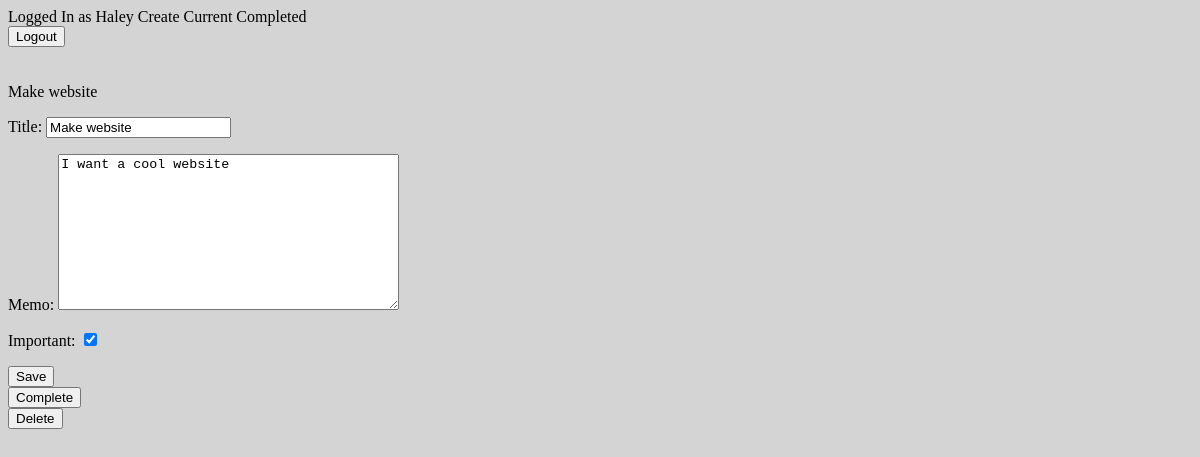
The app's page /todo/4 (signed in) with its own data.
### todo/models.py (models this page shows, shortened)
class Todo(models.Model):
    title = models.CharField(max_length=100)
    memo = models.TextField(blank=True)
    created = models.DateTimeField(auto_now_add=True)
    datecompleted = models.DateTimeField(null=True, blank=True)
    important = models.BooleanField(default=False)
    user = models.ForeignKey(User, on_delete=models.CASCADE)

### todo/views.py (the view, shortened to what this page needs)
# urls.py: path('todo/<int:todo_pk>', views.viewTodo, name='viewtodo'),
@login_required
def viewTodo(request, todo_pk):
    todo = get_object_or_404(Todo, pk=todo_pk, user=request.user)
    if request.method == 'GET':
        form = TodoForm(instance=todo)
        return render(request, 'todo/viewtodo.html', {'todo': todo, 'form': form})

### todo/forms.py
class TodoForm(ModelForm):
    class Meta:
        model = Todo
        fields = ['title', 'memo', 'important']

### todo/templates/todo/viewtodo.html (shortened to what this page needs)
<!DOCTYPE html>
<html lang="en">
<head>
</head>
<body>
{% extends 'todo/base.html' %}
{% block content %}
{{ todo.title }}
<form method="POST">
    {{ form.as_p }}
    <button type="submit">Save</button>
</form>
<form method="POST" action="{% url 'completetodo' todo.id %}">
    <button type="submit">Complete</button>
</form>
<form method="POST" action="{% url 'deletetodo' todo.id %}">
    <button type="submit">Delete</button>
</form>
{% endblock %}

### todo/templates/todo/base.html (shortened to what this page needs)
<!DOCTYPE html>
<html lang="en">
<head>
    <link rel="stylesheet" href="../../static/todo/css/base.css">
</head>
<body>
{% if user.is_authenticated %}
    Logged In as {{ user.username }}
<a href="{% url 'createtodo' %}">Create</a>
<a href="{% url 'currenttodos' %}">Current</a>
<a href="{% url 'completedtodos' %}">Completed</a>
<form action="{% url 'logoutuser' %}" method="POST">
    <button type="submit">Logout</button>
</form>
{% else %}
    </div>
{% endif %}
<br>
<br>
{% block content %}
{% endblock %}
</body>
</html>

### todo/static/todo/css/base.css (style rules this page uses)
a { text-decoration: none; color: black; }
body { background-color: #d4d4d4; font-family: Calibri; }

### records on screen
Todo: title "Make website", memo "I want a cool website", important "☑"

### other values on screen
{{ user.username }} "Haley"
